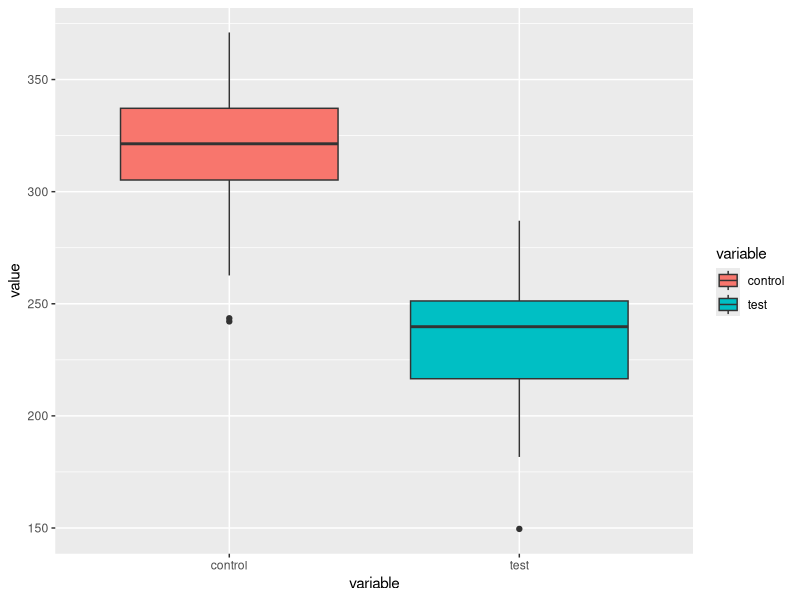
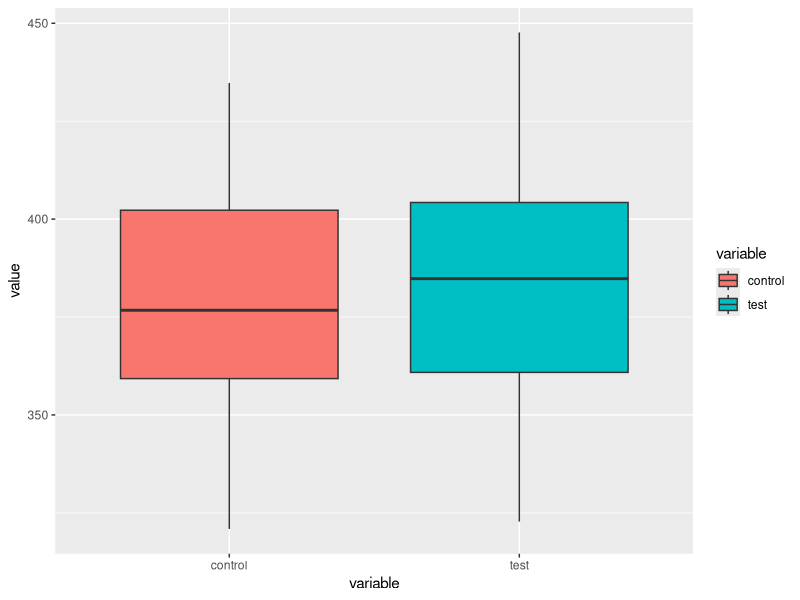
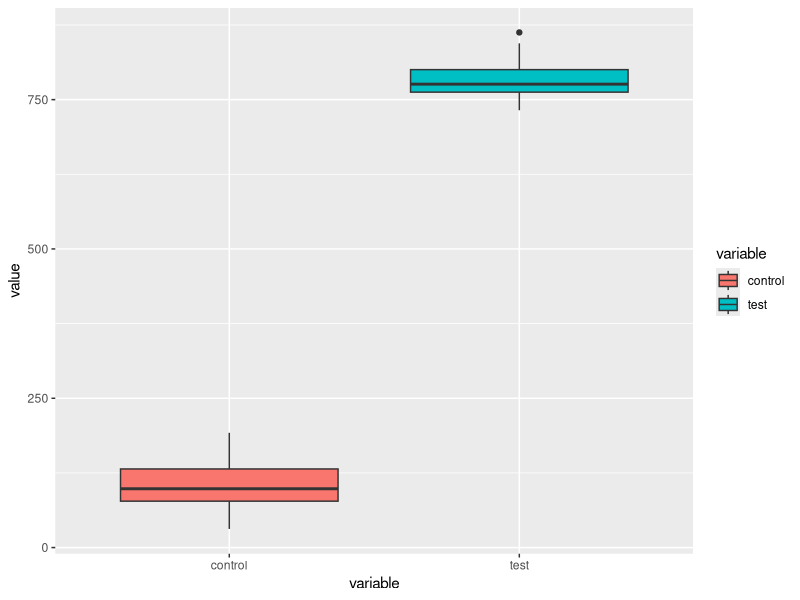
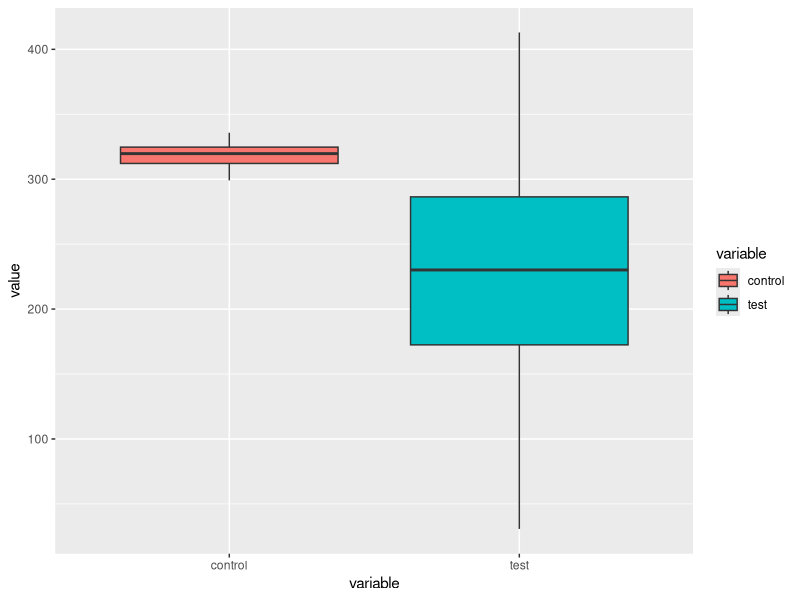
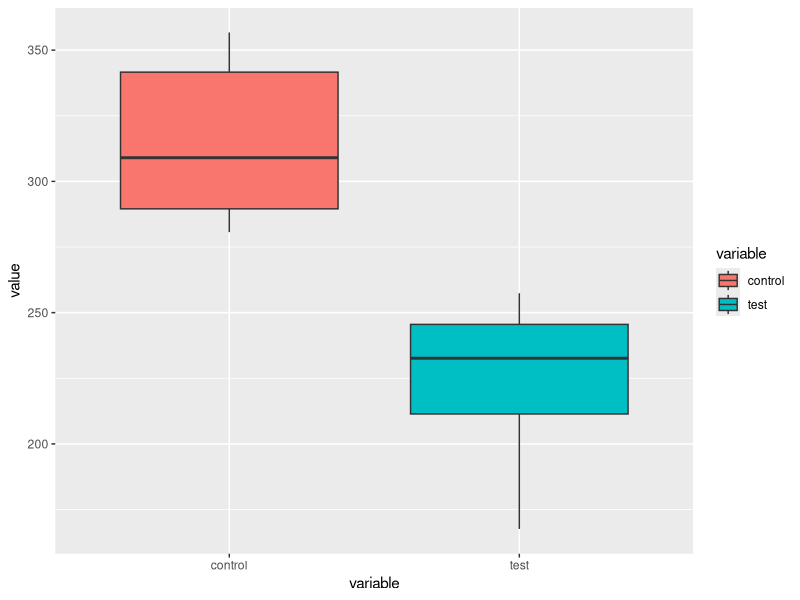

These figures' R source, in order:
## ---- chunk 1
knitr::opts_chunk$set(echo = TRUE)
## ---- chunk 2
dataCreate <- function(mean1=317.59, mean2=235.38, n1=60, n2=60, sd1=30.58, sd2=30.18){
  mydf <- data.frame(control=rnorm(mean = mean1, n=n1, sd=sd1), test=rnorm(mean=mean2, n=n2, sd=sd2))
  return(mydf)
}
myDF <-dataCreate(mean1=317.59)
head(myDF)


## ---- chunk 3
library(reshape2)

myDF2 <- melt(myDF) 
ANOVA <- function(data=myDF2){
  myANOVA <- aov(value~variable, data=data)
  summary(myANOVA)
}

ANOVA(data=myDF2)
ANOVA()
myANOVA <- aov(value~variable, data=myDF2)
summary(myANOVA)
## ---- chunk 4

library(ggplot2)
urchinBOXPLOT <- function(data=myDF2){
  ggplot(data=data,aes(x=variable, y=value, fill=variable)) + geom_boxplot()
}
urchinBOXPLOT()
## ---- chunk 5
df5 <- dataCreate(mean1=375.28, mean2=375.5)
df5<-melt(df5)
ANOVA(data=df5)
urchinBOXPLOT(df5)
## ---- chunk 6
df6 <- dataCreate(mean1 = 100, mean2 = 780)
df6 <- melt(df6)
ANOVA(data=df6)
urchinBOXPLOT(df6)
## ---- chunk 7
df7<- dataCreate (sd1 = 10, sd2 = 75)
df7 <- melt(df7)
ANOVA(data=df7)
urchinBOXPLOT(df7)

## ---- chunk 8
df8<- dataCreate (n1 = 10, n2= 10)
df8 <- melt(df8)
ANOVA(data=df8)
urchinBOXPLOT(df8)
